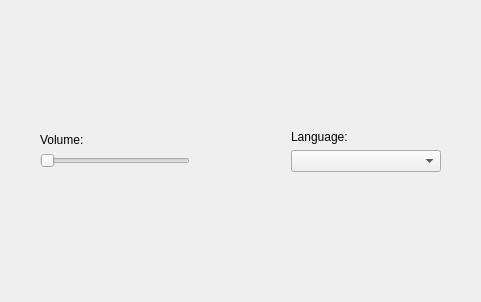
<?xml version="1.0" encoding="UTF-8"?>
<ui version="4.0">
 <class>GameOptionsTab</class>
 <widget class="QWidget" name="GameOptionsTab">
  <property name="geometry">
   <rect>
    <x>0</x>
    <y>0</y>
    <width>481</width>
    <height>302</height>
   </rect>
  </property>
  <property name="minimumSize">
   <size>
    <width>481</width>
    <height>302</height>
   </size>
  </property>
  <property name="maximumSize">
   <size>
    <width>481</width>
    <height>302</height>
   </size>
  </property>
  <property name="windowTitle">
   <string>Form</string>
  </property>
  <widget class="QWidget" name="verticalLayoutWidget_3">
   <property name="geometry">
    <rect>
     <x>0</x>
     <y>0</y>
     <width>481</width>
     <height>301</height>
    </rect>
   </property>
   <layout class="QVBoxLayout" name="verticalLayout_3">
    <item>
     <layout class="QHBoxLayout" name="horizontalLayout_2" stretch="0,10,10,10,0">
      <item>
       <spacer name="horizontalSpacer_3">
        <property name="orientation">
         <enum>Qt::Horizontal</enum>
        </property>
        <property name="sizeHint" stdset="0">
         <size>
          <width>40</width>
          <height>20</height>
         </size>
        </property>
       </spacer>
      </item>
      <item>
       <layout class="QVBoxLayout" name="verticalLayout">
        <item>
         <spacer name="verticalSpacer">
          <property name="orientation">
           <enum>Qt::Vertical</enum>
          </property>
          <property name="sizeHint" stdset="0">
           <size>
            <width>20</width>
            <height>40</height>
           </size>
          </property>
         </spacer>
        </item>
        <item>
         <layout class="QHBoxLayout" name="horizontalLayout">
          <item>
           <widget class="QLabel" name="musicLabel">
            <property name="text">
             <string>Volume:</string>
            </property>
           </widget>
          </item>
          <item>
           <widget class="QLabel" name="musicPercentlabel">
            <property name="text">
             <string/>
            </property>
           </widget>
          </item>
         </layout>
        </item>
        <item>
         <widget class="QSlider" name="musicHorizontalSlider">
          <property name="minimumSize">
           <size>
            <width>150</width>
            <height>0</height>
           </size>
          </property>
          <property name="cursor">
           <cursorShape>ArrowCursor</cursorShape>
          </property>
          <property name="maximum">
           <number>100</number>
          </property>
          <property name="orientation">
           <enum>Qt::Horizontal</enum>
          </property>
          <property name="tickInterval">
           <number>0</number>
          </property>
         </widget>
        </item>
        <item>
         <spacer name="verticalSpacer_3">
          <property name="orientation">
           <enum>Qt::Vertical</enum>
          </property>
          <property name="sizeHint" stdset="0">
           <size>
            <width>20</width>
            <height>40</height>
           </size>
          </property>
         </spacer>
        </item>
       </layout>
      </item>
      <item>
       <spacer name="horizontalSpacer">
        <property name="orientation">
         <enum>Qt::Horizontal</enum>
        </property>
        <property name="sizeHint" stdset="0">
         <size>
          <width>40</width>
          <height>20</height>
         </size>
        </property>
       </spacer>
      </item>
      <item>
       <layout class="QVBoxLayout" name="verticalLayout_2">
        <item>
         <spacer name="verticalSpacer_2">
          <property name="orientation">
           <enum>Qt::Vertical</enum>
          </property>
          <property name="sizeHint" stdset="0">
           <size>
            <width>20</width>
            <height>40</height>
           </size>
          </property>
         </spacer>
        </item>
        <item>
         <widget class="QLabel" name="languageLabel">
          <property name="text">
           <string>Language:</string>
          </property>
         </widget>
        </item>
        <item>
         <widget class="QComboBox" name="languageComboBox">
          <property name="minimumSize">
           <size>
            <width>150</width>
            <height>0</height>
           </size>
          </property>
         </widget>
        </item>
        <item>
         <spacer name="verticalSpacer_4">
          <property name="orientation">
           <enum>Qt::Vertical</enum>
          </property>
          <property name="sizeHint" stdset="0">
           <size>
            <width>20</width>
            <height>40</height>
           </size>
          </property>
         </spacer>
        </item>
       </layout>
      </item>
      <item>
       <spacer name="horizontalSpacer_4">
        <property name="orientation">
         <enum>Qt::Horizontal</enum>
        </property>
        <property name="sizeHint" stdset="0">
         <size>
          <width>40</width>
          <height>20</height>
         </size>
        </property>
       </spacer>
      </item>
     </layout>
    </item>
    <item>
     <layout class="QHBoxLayout" name="horizontalLayout_3"/>
    </item>
   </layout>
  </widget>
 </widget>
 <resources/>
 <connections>
  <connection>
   <sender>musicHorizontalSlider</sender>
   <signal>valueChanged(int)</signal>
   <receiver>musicPercentlabel</receiver>
   <slot>setNum(int)</slot>
   <hints>
    <hint type="sourcelabel">
     <x>159</x>
     <y>156</y>
    </hint>
    <hint type="destinationlabel">
     <x>141</x>
     <y>137</y>
    </hint>
   </hints>
  </connection>
  <connection>
   <sender>musicHorizontalSlider</sender>
   <signal>valueChanged(int)</signal>
   <receiver>GameOptionsTab</receiver>
   <slot>slotChanged()</slot>
   <hints>
    <hint type="sourcelabel">
     <x>178</x>
     <y>160</y>
    </hint>
    <hint type="destinationlabel">
     <x>60</x>
     <y>336</y>
    </hint>
   </hints>
  </connection>
  <connection>
   <sender>languageComboBox</sender>
   <signal>currentIndexChanged(int)</signal>
   <receiver>GameOptionsTab</receiver>
   <slot>slotChanged()</slot>
   <hints>
    <hint type="sourcelabel">
     <x>371</x>
     <y>158</y>
    </hint>
    <hint type="destinationlabel">
     <x>358</x>
     <y>399</y>
    </hint>
   </hints>
  </connection>
 </connections>
 <slots>
  <slot>slotChanged()</slot>
  <slot>slotLanguageChanged()</slot>
 </slots>
</ui>
